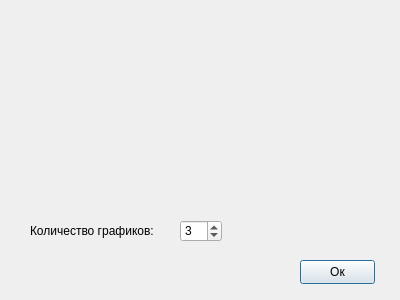
<?xml version="1.0" encoding="UTF-8"?>
<ui version="4.0">
 <class>GlobalPlotSettingsDialog</class>
 <widget class="QDialog" name="GlobalPlotSettingsDialog">
  <property name="geometry">
   <rect>
    <x>0</x>
    <y>0</y>
    <width>400</width>
    <height>300</height>
   </rect>
  </property>
  <property name="windowTitle">
   <string>Параметры графиков</string>
  </property>
  <widget class="QPushButton" name="applyBtn">
   <property name="geometry">
    <rect>
     <x>300</x>
     <y>260</y>
     <width>75</width>
     <height>24</height>
    </rect>
   </property>
   <property name="text">
    <string>Ок</string>
   </property>
  </widget>
  <widget class="QSpinBox" name="plotCountSpinner">
   <property name="geometry">
    <rect>
     <x>180</x>
     <y>220</y>
     <width>42</width>
     <height>22</height>
    </rect>
   </property>
   <property name="minimum">
    <number>1</number>
   </property>
   <property name="maximum">
    <number>6</number>
   </property>
   <property name="value">
    <number>3</number>
   </property>
  </widget>
  <widget class="QLabel" name="label">
   <property name="geometry">
    <rect>
     <x>30</x>
     <y>220</y>
     <width>131</width>
     <height>21</height>
    </rect>
   </property>
   <property name="text">
    <string>Количество графиков:</string>
   </property>
  </widget>
 </widget>
 <resources/>
 <connections/>
</ui>
